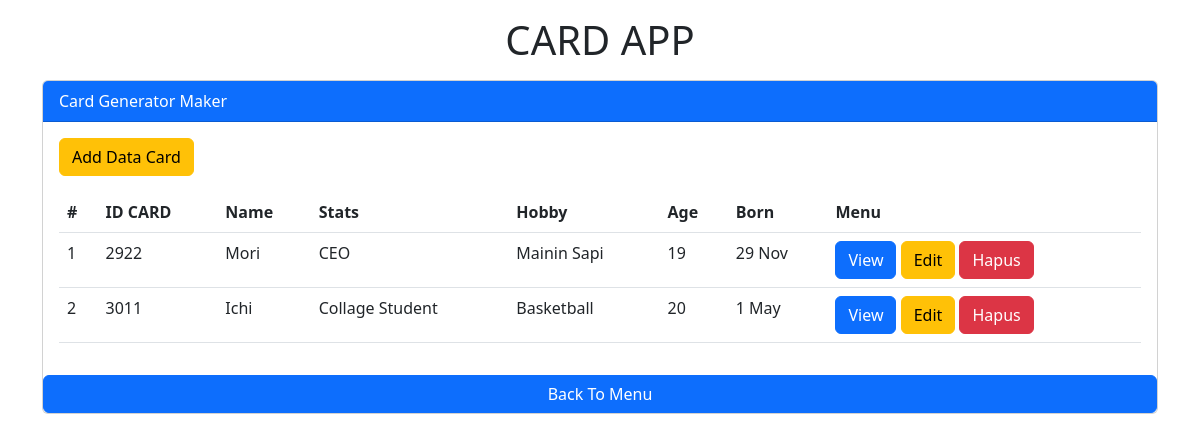
The page /aset/card.php on the database as committed earlier.
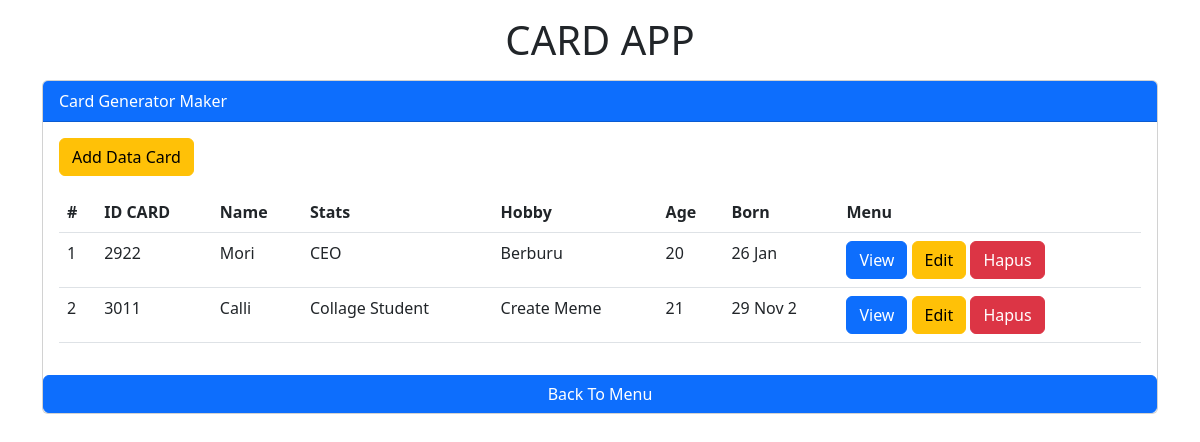
The same page on the database as committed later.
### tables this page shows
CREATE TABLE `datachar` (
  `id` int(11) NOT NULL,
  `id_card` int(11) NOT NULL,
  `name` varchar(255) NOT NULL,
  `stat` varchar(255) NOT NULL,
  `hobi` varchar(255) NOT NULL,
  `umur` varchar(255) NOT NULL,
  `ttl` varchar(255) NOT NULL,
  `file` varchar(255) NOT NULL
);

### aset/card.php (the view, shortened to what this page needs)
<?php
    require_once "conn.php";
    $data = "SELECT * FROM cardapp.datachar";
    $result = mysqli_query($conn, $data);
?>
<!DOCTYPE html>
<html lang="en">
  <head>
    <link href="https://cdn.jsdelivr.net/npm/bootstrap@5.2.3/dist/css/bootstrap.min.css" rel="stylesheet">
</head>
  <body>
<div class="container">
        <div class="mt-3">
            <h1 class="text-center">CARD APP</h1>
        </div>
        <div class="card mt-3">
            <div class="card-header bg-primary text-white">
            Card Generator Maker
            </div>
            <div class="card-body">
                 <button type="button" class="btn btn-warning mb-3" data-bs-toggle="modal" data-bs-target="#adddata">
                Add Data Card
                </button>
                <table class="table table-stripe table-hover">
                    <tr>
                        <th>#</th>
                        <th>ID CARD</th>
                        <th>Name</th>
                        <th>Stats</th>
                        <th>Hobby</th>
                        <th>Age</th>
                        <th>Born</th>
                        <th>Menu</th>
                    </tr>
                    <?php
                    $no = 1;
                    while($datachar = mysqli_fetch_array($result)):
                    ?>
                        <tr>
                            <td><?=$no++?></td>
                            <td><?=$datachar['id_card']?></td>
                            <td><?=$datachar['name']?></td>
                            <td><?=$datachar['stat']?></td>
                            <td><?=$datachar['hobi']?></td>
                            <td><?=$datachar['umur']?></td>
                            <td><?=$datachar['ttl']?></td>
                            <td>
                                <a href="view.php?id=<?=$datachar['id']?>" class="btn btn-primary">View</a>
                                <a href="#" class="btn btn-warning" data-bs-toggle="modal" data-bs-target="#updata<?= $no ?>">Edit</a>
                                <a href="delete.php?id=<?=$datachar['id']?>" class="btn btn-danger" onclick="return confirm('Yakin nih di hapus?')">Hapus</a>
                            </td>
                        </tr>
                    <?php endwhile; ?>
                </table>
            </div>
            <a class="btn btn-primary" href="../index.php">Back To Menu</a>
        </div>
</div>
  </body>
</html>

Rows that differ between the two databases and show on the page:
removed datachar: id_card "2922", name "Mori", stat "CEO", hobi "Mainin Sapi", umur "19", ttl "29 Nov"
removed datachar: id_card "3011", name "Ichi", stat "Collage Student", hobi "Basketball", umur "20", ttl "1 May"
added datachar: id_card "2922", name "Mori", stat "CEO", hobi "Berburu", umur "20", ttl "26 Jan"
added datachar: id_card "3011", name "Calli", stat "Collage Student", hobi "Create Meme", umur "21", ttl "29 Nov 2"
